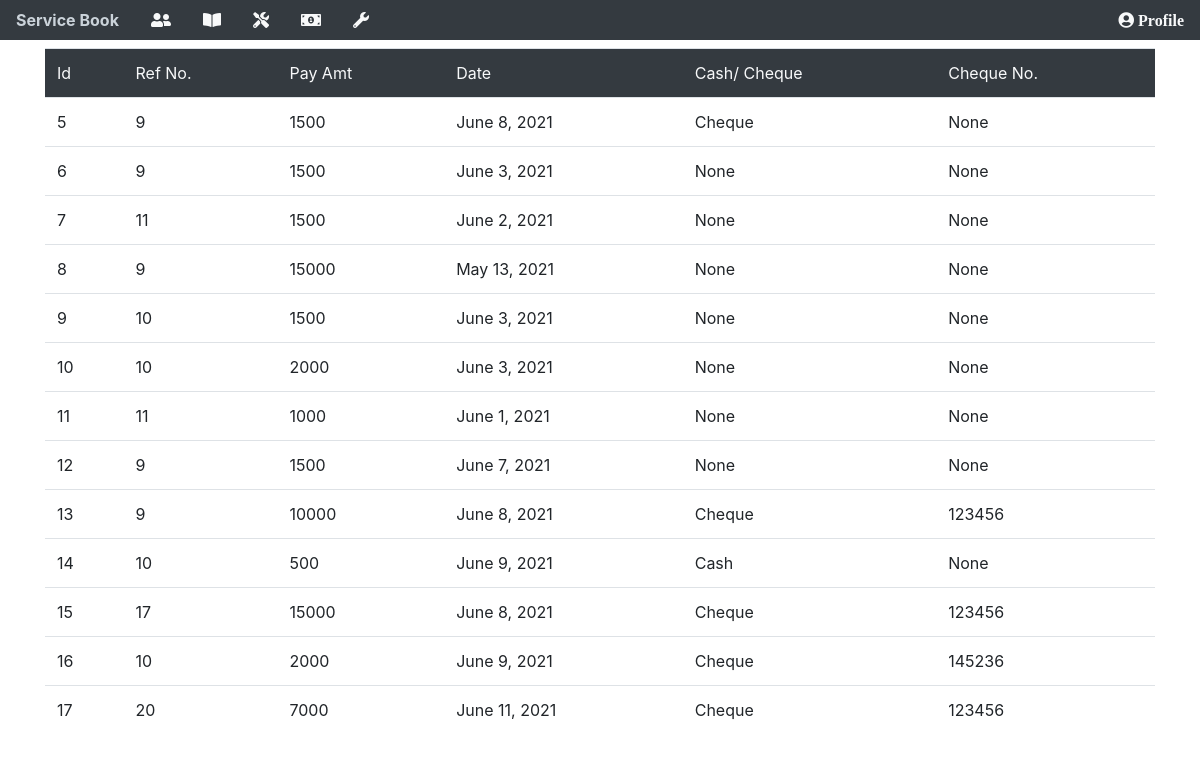
The app's page /pdata (signed in), older data.
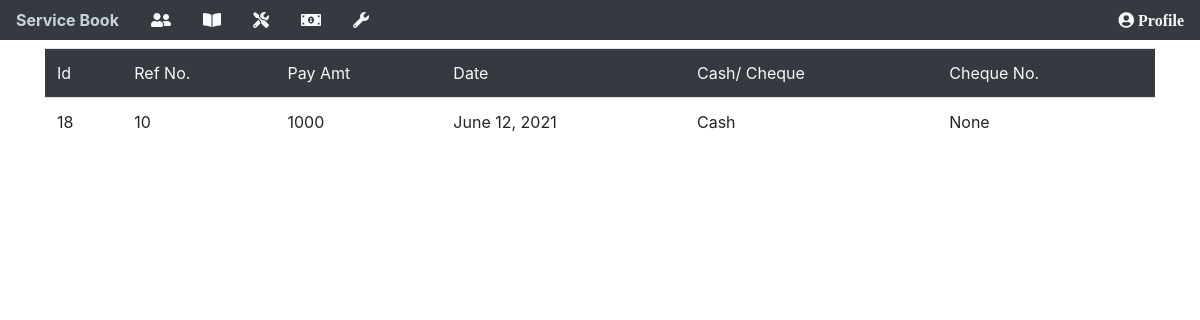
The same page, newer data.
### app/models.py (models this page shows, shortened)
class paymentOnEmi(models.Model):
    refNo = models.IntegerField()
    paidAmount = models.IntegerField()
    paymentDate = models.DateField(auto_now=False, auto_now_add=False)
    cashCheque = models.CharField(max_length=100, null=True)
    chequeNo = models.CharField(max_length=10, null=True, blank=True)

### app/views.py (the view)
# urls.py: path('pdata', views.pdata, name="pdata"),
@login_required(login_url="/login")
def pdata(request):
    pdd = paymentOnEmi.objects.all()
    return render(request, "pdata.html", {"pdd":pdd})

### templates/pdata.html
{% include "base.html" %} {% block content %}
<div class="container">
  <table class="table table-hover mt-2">
    <thead>
      <tr class="bg-dark text-light">
        <td>Id</td>
        <td>Ref No.</td>
        <td>Pay Amt</td>
        <td>Date</td>
        <td>Cash/ Cheque</td>
        <td>Cheque No.</td>
      </tr>
    </thead>
    <tbody>
      {% for pd in pdd %}
      <tr>
        <td>{{pd.id}}</td>
        <td>{{pd.refNo}}</td>
        <td>{{pd.paidAmount}}</td>
        <td>{{pd.paymentDate}}</td>
        <td>{{pd.cashCheque}}</td>
        <td>{{pd.chequeNo}}</td>
      </tr>
      {% endfor %}
    </tbody>
  </table>
</div>
{% endblock %}

Row changes from the older to the newer data that the page shows:
removed paymentOnEmi: id "5", refNo "9", paidAmount "1500", paymentDate "June 8, 2021", cashCheque "Cheque", chequeNo "None"
removed paymentOnEmi: id "6", refNo "9", paidAmount "1500", paymentDate "June 3, 2021", cashCheque "None", chequeNo "None"
removed paymentOnEmi: id "7", refNo "11", paidAmount "1500", paymentDate "June 2, 2021", cashCheque "None", chequeNo "None"
removed paymentOnEmi: id "8", refNo "9", paidAmount "15000", paymentDate "May 13, 2021", cashCheque "None", chequeNo "None"
removed paymentOnEmi: id "9", refNo "10", paidAmount "1500", paymentDate "June 3, 2021", cashCheque "None", chequeNo "None"
removed paymentOnEmi: id "10", refNo "10", paidAmount "2000", paymentDate "June 3, 2021", cashCheque "None", chequeNo "None"
removed paymentOnEmi: id "11", refNo "11", paidAmount "1000", paymentDate "June 1, 2021", cashCheque "None", chequeNo "None"
removed paymentOnEmi: id "12", refNo "9", paidAmount "1500", paymentDate "June 7, 2021", cashCheque "None", chequeNo "None"
removed paymentOnEmi: id "13", refNo "9", paidAmount "10000", paymentDate "June 8, 2021", cashCheque "Cheque", chequeNo "123456"
removed paymentOnEmi: id "14", refNo "10", paidAmount "500", paymentDate "June 9, 2021", cashCheque "Cash", chequeNo "None"
removed paymentOnEmi: id "15", refNo "17", paidAmount "15000", paymentDate "June 8, 2021", cashCheque "Cheque", chequeNo "123456"
removed paymentOnEmi: id "16", refNo "10", paidAmount "2000", paymentDate "June 9, 2021", cashCheque "Cheque", chequeNo "145236"
removed paymentOnEmi: id "17", refNo "20", paidAmount "7000", paymentDate "June 11, 2021", cashCheque "Cheque", chequeNo "123456"
added paymentOnEmi: id "18", refNo "10", paidAmount "1000", paymentDate "June 12, 2021", cashCheque "Cash", chequeNo "None"
